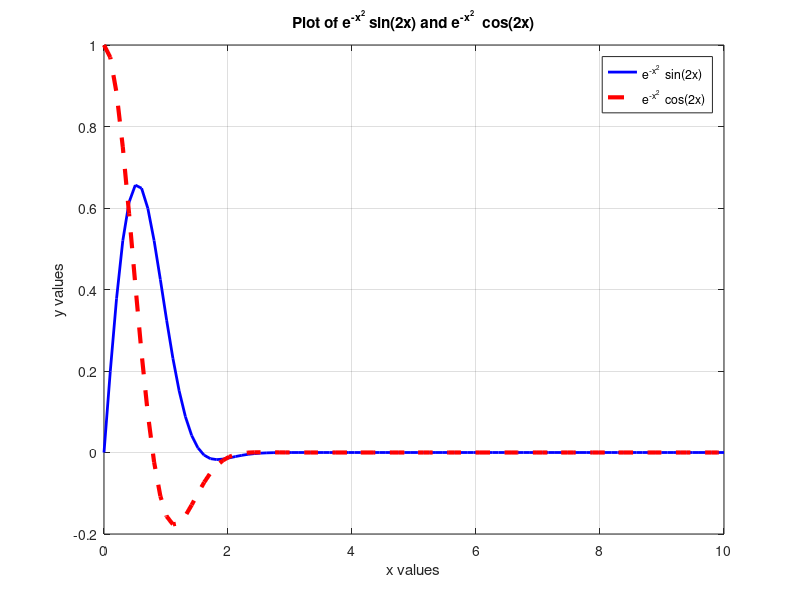

MATLAB code to generate this figure:
clc, clearvars

x = linspace(0,10,100);
y1 = exp((-(x.^2))) .* sin(2 * x);
y2 = exp((-(x.^2))) .* cos(2 * x);

plot(x,y1,'LineWidth', 2, 'Color', "b");
hold on;
plot(x,y2, 'LineWidth', 3, 'Color', 'r', 'LineStyle', '--');

legend("e^{-{x^2}}  sin(2x)", "e^{-{x^2}}  cos(2x)");
title("Plot of e^{-{x^2}} sin(2x) and e^{-{x^2}}  cos(2x)");
xlabel("x values");
ylabel("y values");
grid on;
